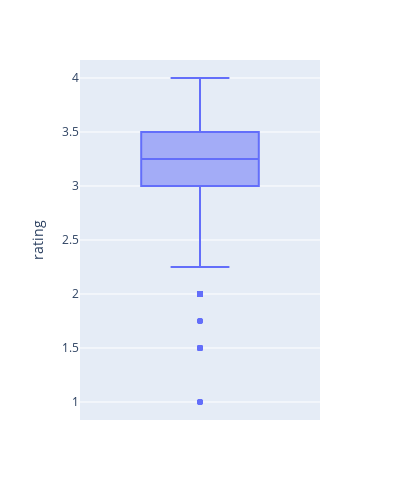

The notebook cell saved with this chart:
### Markdown cell above
# meilleurs chocolat (nope)

### Code cell
fig=px.box(data, y='rating')
fig.update_layout(height=500, width=400)
fig.show()

### Figure 1 — Plotly figure (JSON) as saved in the notebook; plotly's stock layout.template omitted (floating-point values rounded to 4 significant figures; data arrays with more than 128 entries replaced by an {"elided": "..."} marker saying what was removed)
{"data": [{"alignmentgroup": "True", "hovertemplate": "rating=%{y}<extra></extra>", "legendgroup": "", "marker": {"color": "#636efa"}, "name": "", "notched": false, "offsetgroup": "", "orientation": "v", "showlegend": false, "type": "box", "x0": " ", "xaxis": "x", "y": {"elided": "2530 float values"}, "y0": " ", "yaxis": "y"}], "layout": {"boxmode": "group", "height": 500, "legend": {"tracegroupgap": 0}, "margin": {"t": 60}, "width": 400, "xaxis": {"anchor": "y", "domain": [0, 1]}, "yaxis": {"anchor": "x", "domain": [0, 1], "title": {"text": "rating"}}}}
